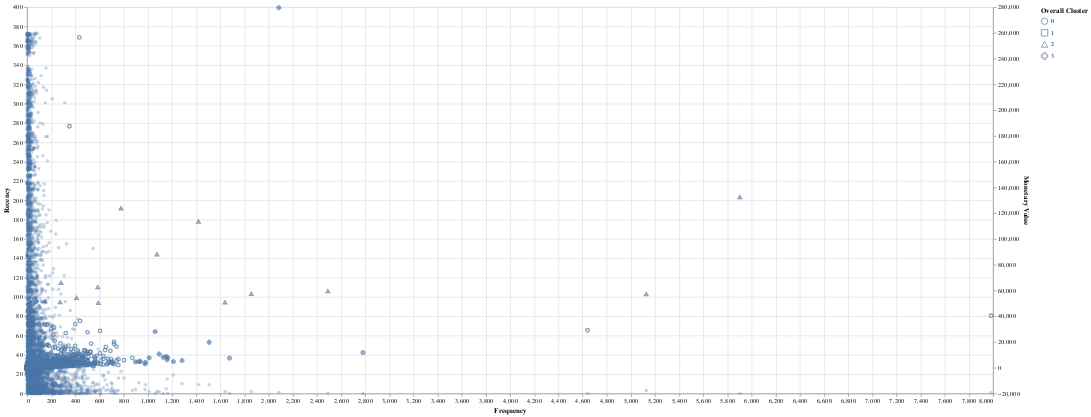

Write notebook code for a chart like this one.
### Code cell
base = alt.Chart(df.groupby('CustomerID')[['Recency', 'Frequency', 'MV', 'Overall Cluster']].first()).encode(
    alt.X('Recency', axis=alt.Axis(title='Recency')), shape='Overall Cluster:N',
    tooltip=['MV', 'Frequency', 'Recency']
).properties(
    width=1500,
    height=600
)

rec = base.mark_circle(opacity=0.3, shape='Overall Cluster:N').encode(
    alt.Y('Frequency',
          axis=alt.Axis(title='Frequency', titleColor='r')),
    alt.Y2('MV')
)

mv = base.mark_point(shape='Overall Cluster:N').encode(
    alt.Y('MV',
          axis=alt.Axis(title='Monetary Value', titleColor='b'))
)

alt.layer(area, line).resolve_scale(
    y = 'independent'
)

### Figure 1 — Vega-Lite specification as saved in the notebook (floating-point values rounded to 4 significant figures; data arrays with more than 128 entries replaced by an {"elided": "..."} marker saying what was removed)
{"config": {"view": {"continuousWidth": 400, "continuousHeight": 300}}, "layer": [{"mark": {"type": "circle", "opacity": 0.3, "shape": "Overall Cluster:N"}, "encoding": {"shape": {"field": "Overall Cluster", "type": "nominal"}, "tooltip": [{"field": "MV", "type": "quantitative"}, {"field": "Frequency", "type": "quantitative"}, {"field": "Recency", "type": "quantitative"}], "x": {"axis": {"title": "Frequency"}, "field": "Frequency", "type": "quantitative"}, "y": {"axis": {"title": "Recency", "titleColor": "r"}, "field": "Recency", "type": "quantitative"}, "y2": {"field": "MV"}}, "height": 600, "width": 1500}, {"mark": {"type": "point", "shape": "Overall Cluster:N"}, "encoding": {"shape": {"field": "Overall Cluster", "type": "nominal"}, "tooltip": [{"field": "MV", "type": "quantitative"}, {"field": "Frequency", "type": "quantitative"}, {"field": "Recency", "type": "quantitative"}], "x": {"axis": {"title": "Frequency"}, "field": "Frequency", "type": "quantitative"}, "y": {"axis": {"title": "Monetary Value", "titleColor": "b"}, "field": "MV", "type": "quantitative"}}, "height": 600, "width": 1500}], "data": {"name": "data-d1ec023b9c47bdf69d98cf77dbb8b307"}, "resolve": {"scale": {"y": "independent"}}, "$schema": "https://vega.github.io/schema/vega-lite/v4.17.0.json", "datasets": {"data-d1ec023b9c47bdf69d98cf77dbb8b307": {"elided": "4372 records"}}}
